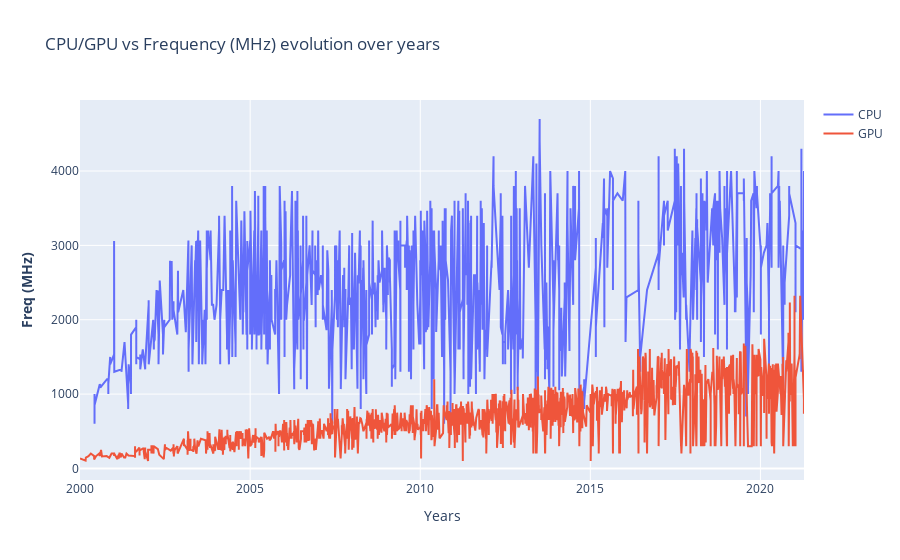

Notebook source saved alongside this figure:
### Markdown cell above
### Análise - Frequency

### Code cell
fig = make_subplots()

# Add traces
fig.add_trace(
    go.Scatter(x= df_cpu.index, y=df_cpu["Freq (MHz)"] ,name= "CPU")
)

fig.add_trace(
    go.Scatter(x= df_gpu.index,y= df_gpu["Freq (MHz)"], name= "GPU")
)

# Add figure title
fig.update_layout(
    title_text="CPU/GPU vs Frequency (MHz) evolution over years"
)

# Set x-axis title
fig.update_xaxes(title_text="Years")

# Set y-axes titles
fig.update_yaxes(title_text="<b>Freq (MHz)</b>", secondary_y=False)

fig.show()

### Figure 1 — Plotly figure (JSON) as saved in the notebook; plotly's stock layout.template omitted (floating-point values rounded to 4 significant figures; data arrays with more than 128 entries replaced by an {"elided": "..."} marker saying what was removed)
{"data": [{"name": "CPU", "type": "scatter", "x": {"elided": "2138 str values"}, "y": {"elided": "2138 int values"}}, {"name": "GPU", "type": "scatter", "x": {"elided": "2604 str values"}, "y": {"elided": "2604 int values"}}], "layout": {"title": {"text": "CPU/GPU vs Frequency (MHz) evolution over years"}, "xaxis": {"anchor": "y", "domain": [0, 1], "title": {"text": "Years"}}, "yaxis": {"anchor": "x", "domain": [0, 1], "title": {"text": "<b>Freq (MHz)</b>"}}}}
